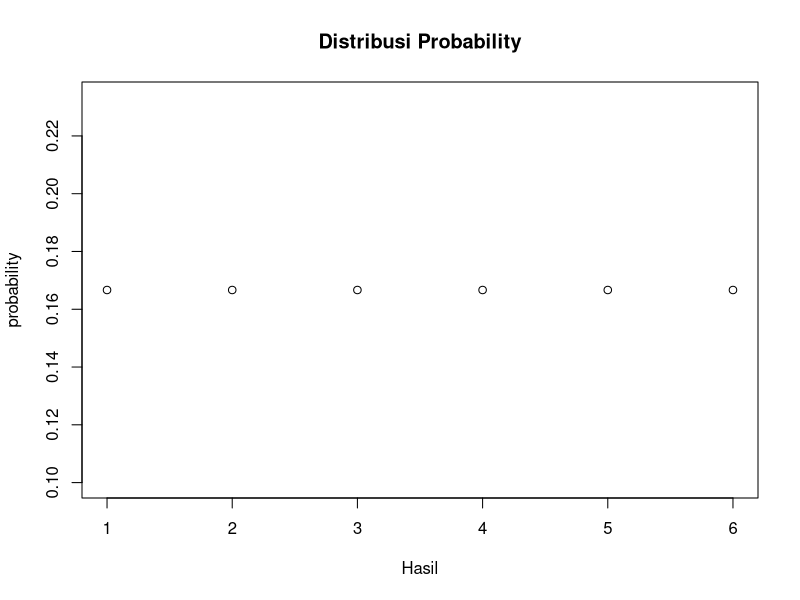

The R source for this figure:
mystring <- "Hello World!"
print(mystring)

# Membuat vector
apple <- c("red", "green", "yellow")
number <- c(1, 2, 3)
print(apple)
print(number)

# check type data vector
print(class(apple))
print(class(number))

# membuat list
list1 <- list(c(2, 5, 3), 21.3, sin)
print(list1)

# membuat array
a <- array(c("green", "yellow"), dim = c(3, 3, 2))
print(a)

# Membuat data frame
bmi <- data.frame(
  gender = c("Male", "Male", "Female"),
  height = c(152, 171.5, 165),
  weight = c(81, 93, 78),
  age = c(42, 38, 26)
)
print(bmi)

# Variabel Acak
probability <- rep(1 / 6, 6)
plot(probability,
  xlab = "Hasil",
  main = "Distribusi Probability"
)

cum_probability <- cumsum(probability)
print(cum_probability)

vals <- c(0, 1, 2, 3, 4)
probs <- c(.18, .34, .35, .11, .02)

print(sum(vals * probs))

print(weighted.mean(vals, probs))

print(c(vals %*% probs))